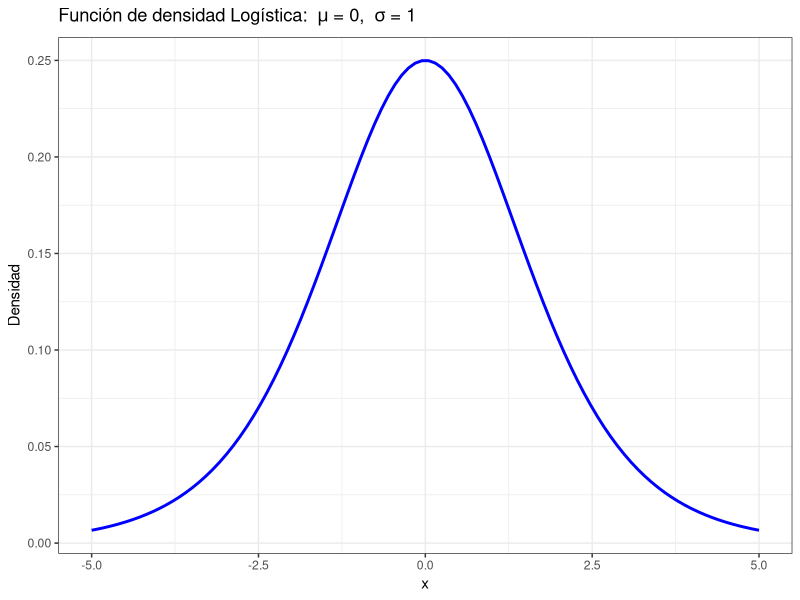
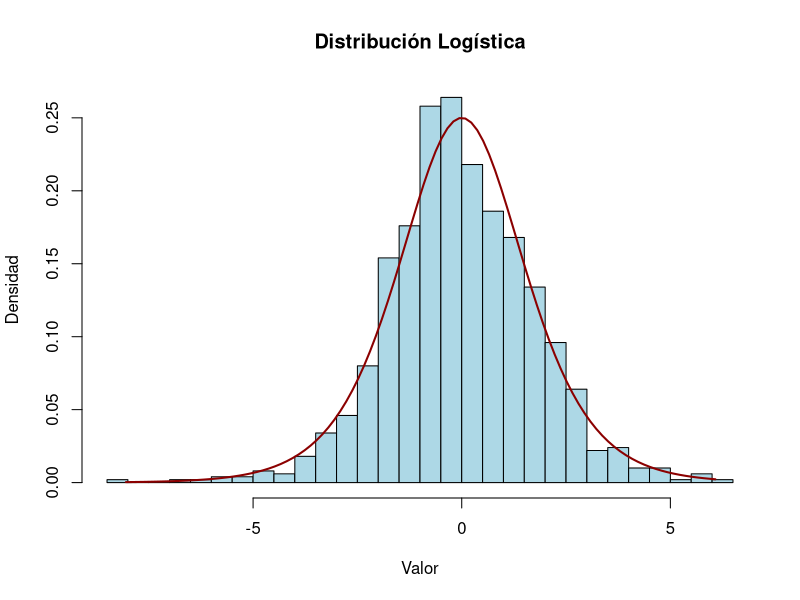
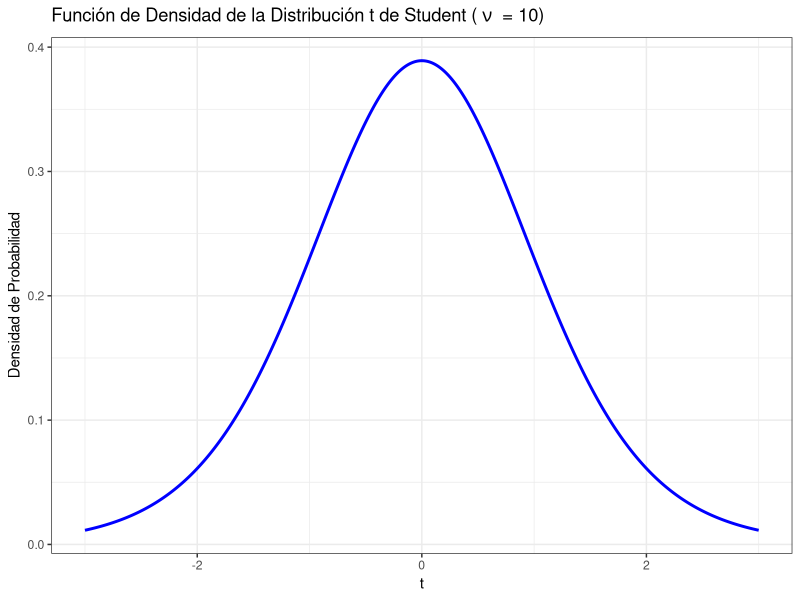
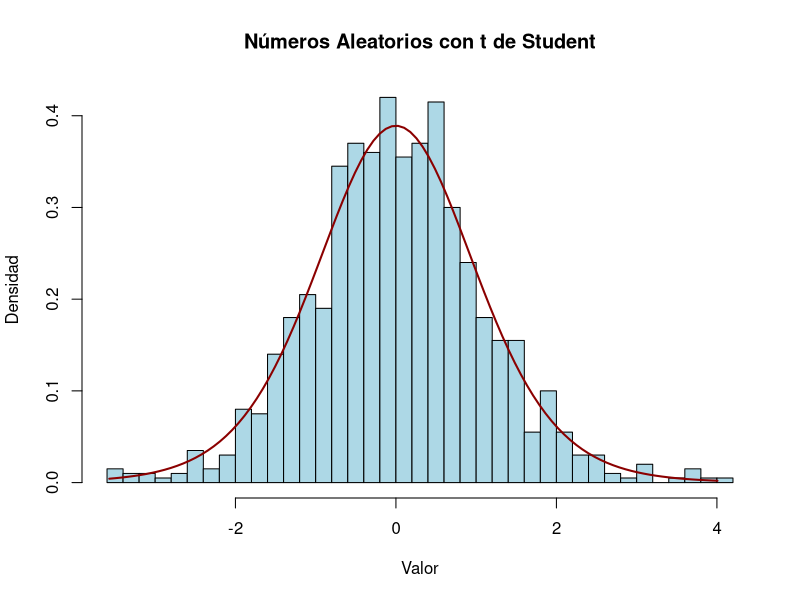
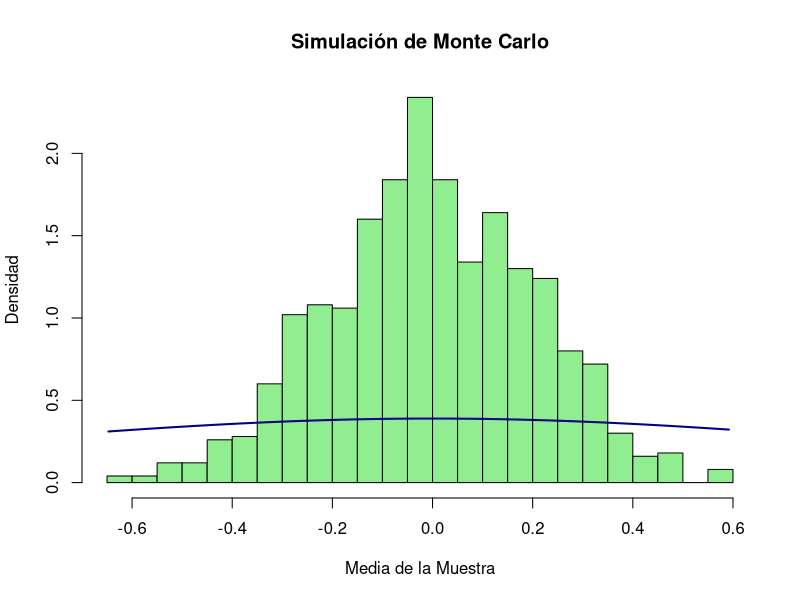
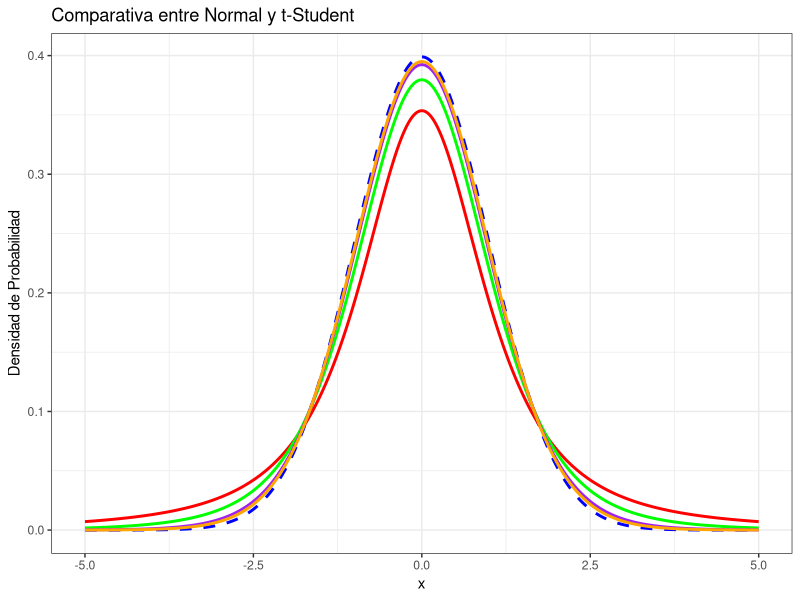

Write R code to recreate these figures, in order. (Note: this script raises an error after producing the figures.)
## ---- chunk 1
# Definimos parámetros de la distribución logística
mu <- 0      # Parámetro de ubicación
sigma <- 1   # Parámetro de escala

# Generamos valores de x
x <- seq(-5, 5, length.out = 100)

# Calculamos la densidad de la distribución logística a partir de los cuantiles
y <- dlogis(x, location = mu, scale = sigma)

# Creamos el gráfico
library(ggplot2)

ggplot(data = data.frame(x, y), aes(x, y)) +
  geom_line(color = "blue", size = 1) +
  labs(
    title = bquote("Función de densidad Logística: " ~ mu ~ "= 0, " ~ sigma ~ "= 1"),
    x = "x",
    y = "Densidad") +
  theme_bw()
## ---- chunk 2
# Definir parámetros de la distribución logística
mu <- 0      # Parámetro de ubicación
sigma <- 1   # Parámetro de escala

# Generar números aleatorios con distribución logística
n <- 1000  # Número de observaciones
datos_aleatorios <- rlogis(n, location = mu, scale = sigma)

# Crear un histograma para visualizar la distribución
hist(datos_aleatorios, breaks = 30, prob = TRUE, col = "lightblue", main = "Distribución Logística",
     xlab = "Valor", ylab = "Densidad")

# Superponer la función de densidad teórica para comparación
x <- seq(min(datos_aleatorios), max(datos_aleatorios), length.out = 100)
densidad_teorica <- dlogis(x, location = mu, scale = sigma)
lines(x, densidad_teorica, col = "darkred", lwd = 2)

## ---- chunk 3
# Definir parámetros de la distribución logística
mu <- 0      # Parámetro de ubicación
sigma <- 1   # Parámetro de escala

# Valor específico para el cálculo de probabilidad
x0 <- 2

# Calcular P(X <= x0) utilizando la función de distribución acumulada
probabilidad <- plogis(x0, location = mu, scale = sigma)

# Imprimir resultado
cat("P(X <= ", x0, ") =", probabilidad)
## ---- chunk 4
# Definir parámetros de la distribución logística
mu <- 0      # Parámetro de ubicación
sigma <- 1   # Parámetro de escala

# Valores específicos para el cálculo de probabilidad
a <- -1
b <- 1.5

# Calcular P(a <= X <= b) utilizando la función de distribución acumulada
probabilidad_intervalo <- plogis(b, location = mu, scale = sigma) - plogis(a, location = mu, scale = sigma)

# Imprimir resultado
cat("P(", a, " <= X <= ", b, ") =", probabilidad_intervalo)
## ---- chunk 5
# Parámetros de la distribución t
grados_libertad <- 10

# Generar valores de t para evaluar la función de densidad
t_vals <- seq(-3, 3, length.out = 1000)

# Calcular la densidad de probabilidad para cada valor de t
densidad_t <- dt(t_vals, df = grados_libertad)

# Crear el gráfico
library(ggplot2)

ggplot(data = data.frame(t = t_vals, densidad = densidad_t), aes(x = t, y = densidad)) +
  geom_line(color = "blue", size = 1) +
  labs(
    title = bquote("Función de Densidad de la Distribución t de Student (" ~ nu ~ " = 10)"),
    x = "t",
    y = "Densidad de Probabilidad"
  ) +
  theme_bw()
## ---- chunk 6
# Parámetros de la distribución t
grados_libertad <- 10
tamano_muestra <- 1000

# Generar números aleatorios con distribución t
datos_aleatorios <- rt(tamano_muestra, df = grados_libertad)

# Visualizar histograma de los datos generados
hist(datos_aleatorios, breaks = 30, prob = TRUE, col = "lightblue", main = "Números Aleatorios con t de Student",
     xlab = "Valor", ylab = "Densidad")

# Superponer la función de densidad teórica para comparación
t_vals <- seq(min(datos_aleatorios), max(datos_aleatorios), length.out = 100)
densidad_teorica <- dt(t_vals, df = grados_libertad)
lines(t_vals, densidad_teorica, col = "darkred", lwd = 2)

## ---- chunk 7
# Parámetros del experimento
grados_libertad <- 10
tamano_muestra <- 30
repeticiones <- 1000

# Simulación de un experimento de Monte Carlo
resultados <- replicate(repeticiones, mean(rt(tamano_muestra, df = grados_libertad)))

# Visualizar los resultados
hist(resultados, breaks = 30, prob = TRUE, col = "lightgreen", main = "Simulación de Monte Carlo",
     xlab = "Media de la Muestra", ylab = "Densidad")

# Superponer la función de densidad teórica para comparación
t_vals <- seq(min(resultados), max(resultados), length.out = 100)
densidad_teorica <- dt(t_vals, df = grados_libertad)
lines(t_vals, densidad_teorica, col = "darkblue", lwd = 2)

## ---- chunk 8
# Parámetros de la distribución t
grados_libertad <- 15

# Valor específico para el cálculo de probabilidad
t0 <- 1.5

# Calcular P(T <= t0) utilizando la función de distribución acumulada
probabilidad <= pt(t0, df = grados_libertad)

# Imprimir resultado
cat("P(T <= ", t0, ") =", probabilidad)
## ---- chunk 9
# Parámetros de la distribución t
grados_libertad <- 20

# Valores específicos para el cálculo de probabilidad
a <- -1.8
b <- 2.2

# Calcular P(a <= T <= b) utilizando la función de distribución acumulada
probabilidad_intervalo <- pt(b, df = grados_libertad) - pt(a, df = grados_libertad)

# Imprimir resultado
cat("P(", a, " <= T <= ", b, ") =", probabilidad_intervalo)

## ---- chunk 10
# Valores de x para evaluar las funciones de densidad
x_vals <- seq(-5, 5, length.out = 1000)

# Definir grados de libertad
grados_libertad <- c(2, 5, 15, 25)

# Crear el gráfico comparativo
library(ggplot2)

ggplot() +
  geom_line(data = data.frame(x = x_vals, normal = dnorm(x_vals)), aes(x, normal), color = "blue", linetype = "dashed", size = 1) +
  geom_line(data = data.frame(x = x_vals, t_student_2 = dt(x_vals, df = 2)), aes(x, t_student_2), color = "red", size = 1) +
  geom_line(data = data.frame(x = x_vals, t_student_5 = dt(x_vals, df = 5)), aes(x, t_student_5), color = "green", size = 1) +
  geom_line(data = data.frame(x = x_vals, t_student_15 = dt(x_vals, df = 15)), aes(x, t_student_15), color = "purple", size = 1) +
  geom_line(data = data.frame(x = x_vals, t_student_25 = dt(x_vals, df = 25)), aes(x, t_student_25), color = "orange", size = 1) +
  labs(
    title = "Comparativa entre Normal y t-Student",
    x = "x",
    y = "Densidad de Probabilidad"
  ) +
  scale_linetype_manual(values = c("dashed", "solid", "solid", "solid", "solid"), 
                        breaks = c("normal", "t_student_2", "t_student_5", "t_student_15", "t_student_25"),
                        labels = c("Normal", "t-Student (df = 2)", "t-Student (df = 5)", "t-Student (df = 15)", "t-Student (df = 25)")) +
  theme_bw()

## ---- chunk 11
# Generar valores aleatorios
runifd <- function(n, a, b) {
  if (missing(n) || missing(a) || missing(b) || !is.numeric(n) || !is.numeric(a) || !is.numeric(b) || length(n) != 1 || length(a) != 1 || length(b) != 1 || n <= 0 || a > b) {
    stop("Parámetros incorrectos")
  }
  
  sample(a:b, n, replace = TRUE)
}

# Calcular fdp 
dunifd <- function(x, a, b) {
  if (missing(x) || missing(a) || missing(b) || !is.numeric(x) || !is.numeric(a) || !is.numeric(b) || length(x) == 0 || length(a) != 1 || length(b) != 1 || any(x < a | x > b)) {
    stop("Parámetros incorrectos")
  }
  
  rep(1 / (b - a + 1), length(x))
}

# Calcular CDF (distribución acumulada)
punifd <- function(q, a, b) {
  if (missing(q) || missing(a) || missing(b) || !is.numeric(q) || !is.numeric(a) || !is.numeric(b) || length(q) != 1 || length(a) != 1 || length(b) != 1 || q < a || q > b) {
    stop("Parámetros incorrectos")
  }
  
  sum(ifelse(1:b <= q, 1, 0)) / (b - a + 1)
}
## ---- chunk 12
# Generar 10 valores aleatorios con distribución uniforme discreta
resultados_runifd <- runifd(10, 1, 6)
print(resultados_runifd)
## ---- chunk 13
# Calcular fdp para la secuencia 0:10
sapply(0:10,a = 1,  b = 6, FUN = dunifd)
## ---- chunk 14
# Calcular CDF para q = 4
cdf_q4 <- punifd(4, a, b)
print(cdf_q4)
## ---- chunk 15
# Función para generar números aleatorios con distribución multinomial
rmultinom_custom <- function(n, size, prob_vector) {
  if (length(size) != length(prob_vector)) {
    stop("Longitud de 'size' y 'prob_vector' debe ser la misma.")
  }
  rmultinom(n, size = size, prob = prob_vector)
}

# Ejemplo de uso
set.seed(123)  # Fijar semilla para reproducibilidad

# Parámetros de la distribución multinomial
n_ensayos <- 1000
size_vector <- c(5, 10, 15)  # Número de categorías
probabilidades <- c(0.2, 0.3, 0.5)  # Probabilidades para cada categoría

# Generar números aleatorios
resultados_aleatorios <- rmultinom_custom(n_ensayos, size = size_vector, prob_vector = probabilidades)
print(resultados_aleatorios)
## ---- chunk 16
# Parámetros del experimento
n_ensayos <- 1000
size_dado <- 1
probabilidades_dado <- c(0.2, 0.3, 0.5)

# Generar números aleatorios
resultados_lanzamiento <- rmultinom_custom(n_ensayos, size = size_dado, prob_vector = probabilidades_dado)
print(resultados_lanzamiento)
## ---- chunk 17
# Parámetros del experimento
n_ensayos_encuesta <- 500
size_encuesta <- 1
probabilidades_encuesta <- c(0.3, 0.4, 0.3)

# Generar números aleatorios
resultados_encuesta <- rmultinom_custom(n_ensayos_encuesta, size = size_encuesta, prob_vector = probabilidades_encuesta)
print(resultados_encuesta)
## ---- chunk 18
# Parámetros del experimento
size_experimento <- 1
probabilidades_experimento <- c(0.2, 0.3, 0.5)

# Valor específico para el cálculo de probabilidad acumulada
q1 <- 3

# Calcular P(X <= q1)
prob_acumulada_q1 <- pmultinom(q1, size = size_experimento, prob = probabilidades_experimento)
print(paste("P(X <= ", q1, ") =", prob_acumulada_q1))
## ---- chunk 19
# Valores específicos para el cálculo de probabilidades acumuladas
q_secuencia <- 0:10

# Calcular P(X <= q) para cada valor en la secuencia
prob_acumulada_secuencia <- pmultinom(q_secuencia, size = size_experimento, prob = probabilidades_experimento)
print(data.frame("q" = q_secuencia, "P(X <= q)" = prob_acumulada_secuencia))
## ---- chunk 20
# Parámetros
lambda <- 4
k <- 3

# Calcular P(X <= k) para la distribución de Poisson
prob_acumulada_poisson <- ppois(k, lambda)
print(paste("P(X <= 3) para la distribución de Poisson:", prob_acumulada_poisson))
## ---- chunk 21
# Parámetros
lambda_exp <- 0.5
t <- 2

# Calcular P(T <= t) para la distribución exponencial
prob_acumulada_exponencial <- pexp(t, lambda_exp)
print(paste("P(T <= 2) para la distribución exponencial:", prob_acumulada_exponencial))
